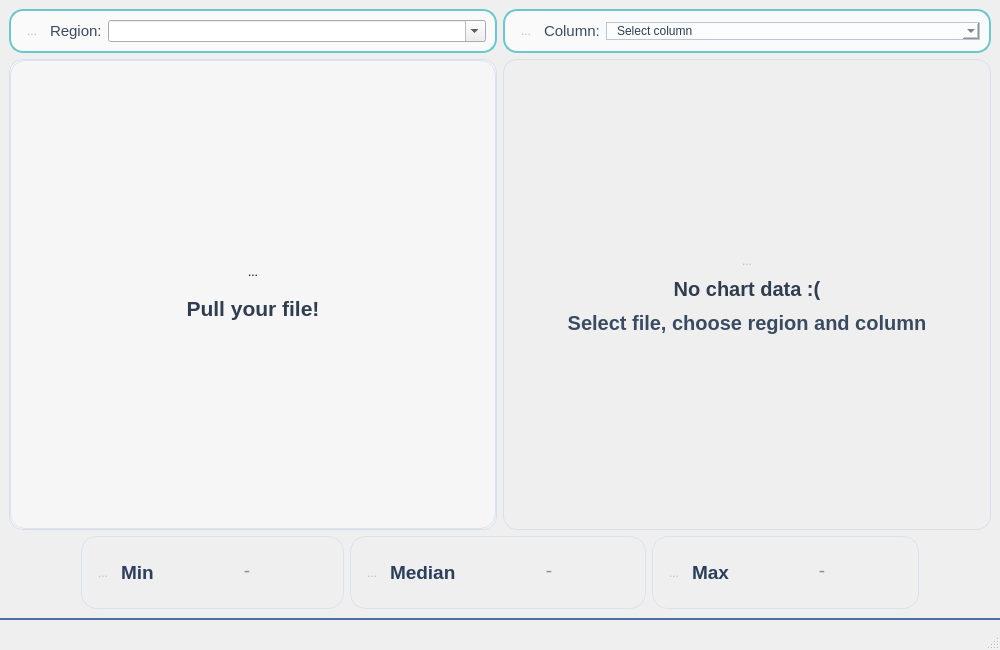
<?xml version="1.0" encoding="UTF-8"?>
<ui version="4.0">
 <class>MainWindow</class>
 <widget class="QMainWindow" name="MainWindow">
  <property name="geometry">
   <rect>
    <x>0</x>
    <y>0</y>
    <width>1000</width>
    <height>650</height>
   </rect>
  </property>
  <property name="sizePolicy">
   <sizepolicy hsizetype="Preferred" vsizetype="Preferred">
    <horstretch>0</horstretch>
    <verstretch>0</verstretch>
   </sizepolicy>
  </property>
  <property name="minimumSize">
   <size>
    <width>1000</width>
    <height>650</height>
   </size>
  </property>
  <property name="font">
   <font>
    <family>Segoe UI</family>
    <pointsize>9</pointsize>
   </font>
  </property>
  <property name="windowTitle">
   <string>MainWindow</string>
  </property>
  <property name="styleSheet">
   <string notr="true">QMainWindow, QWidget#centralwidget {
    background: qlineargradient(x1:0, y1:0, x2:1, y2:1,
                                stop:0 #f3f6fb, stop:0.55 #eef3fb, stop:1 #f4f0f6);
    color: #253246;
}

QMenuBar {
    background: transparent;
    border: none;
}

QFrame#regionFrame, QFrame#columnFrame {
    background: rgba(255,255,255,0.7);
    border: 2px solid #6ac8cc;
    border-radius: 14px;
}

QLabel#regionText, QLabel#columnLabel {
    color: #3a4b61;
}

QComboBox#regionComboBox,
QComboBox#columnComboBox {
    background: rgba(255,255,255,0.65);
    border: 1px solid #b8c8db;
    padding: 0 10px;
    color: #2a3d54;

}
QComboBox#regionComboBox:focus,
QComboBox#columnComboBox:focus {
    border: 2px solid #5cc7cb;
    background: #ffffff;
}


QPushButton#loadDataButton {
    color: #ffffff;
    border: none;
    border-radius: 14px;
    padding: 8px 16px;
}
QPushButton#loadDataButton {
    background: qlineargradient(x1:0, y1:0, x2:1, y2:0,
                                stop:0 #17c2c2, stop:1 #0fa8ba);
}
QPushButton#loadDataButton:hover { background: #10b5bf; }
QPushButton#loadDataButton:pressed { background: #0d99a8; }
QPushButton#loadDataButton:disabled {
    background: #cfd4dd;
    color: #f6f7f9;
}

QStackedWidget#contentStackedWidget {
    background: rgba(255,255,255,0.45);
    border: 1px solid #d8dfeb;
    border-radius: 14px;
}

QFrame#chartFrame {
    background: qlineargradient(x1:0, y1:0, x2:1, y2:1,
                                stop:0 #f4f8ff, stop:1 #f6f4fa);
    border: 1px solid #d8dfeb;
    border-radius: 14px;
}

QStackedWidget#ChartStackedWidget,
QWidget#chartEmptyPage,
QWidget#chartPage {
    background: transparent;
    border: none;
}

QLabel#chartLabel {
    background: transparent;
    border: none;
}

QLabel#chartEmptyTitleLabel {
    color: #2f3d50;
    font-family: &quot;Segoe UI&quot;;
    font-size: 20px;
    font-weight: 700;
}

QLabel#chartEmptyTextLabel {
    color: #3a4b61;
    font-family: &quot;Segoe UI&quot;;
    font-size: 20px;
    font-weight: 500;
    padding: 4px 28px;
}

QWidget#emptyPage {
    background: qlineargradient(x1:0, y1:0, x2:1, y2:1,
                                stop:0 #f4f8ff, stop:1 #f6f4fa);
    border: 1px solid #dbe3ef;
    border-radius: 16px;
}
QLabel#emptyPageText {
    color: #2f3d50;
    padding: 8px 24px;
}

QTableWidget#tableWidget {
    background: #f7f9fd;
    border: 1px solid #cfd8e6;
    border-radius: 10px;
    gridline-color: #d6dde8;
    alternate-background-color: #eef2f8;
    color: #273a54;
    selection-background-color: #dce9ff;
    selection-color: #273a54;
}

QHeaderView::section {
    background: #244ca6;
    color: #ffffff;
    border: none;
    border-right: 1px solid #6283cb;
    padding: 8px 6px;
}
QTableCornerButton::section {
    background: #244ca6;
    border: none;
}

QScrollBar:vertical, QScrollBar:horizontal {
    background: transparent;
    border: none;
    margin: 2px;
}
QScrollBar::handle:vertical, QScrollBar::handle:horizontal {
    background: #b8c6dd;
    border-radius: 6px;
    min-height: 24px;
    min-width: 24px;
}
QScrollBar::handle:vertical:hover, QScrollBar::handle:horizontal:hover {
    background: #9fb1cf;
}
QScrollBar::add-line, QScrollBar::sub-line,
QScrollBar::add-page, QScrollBar::sub-page {
    background: none;
    border: none;
}

QFrame#minFrame, QFrame#maxFrame, QFrame#medianFrame {
    background: qlineargradient(x1:0, y1:0, x2:1, y2:1,
                                stop:0 #f2f6fb, stop:1 #f7f4fb);
    border: 1px solid #d8e1ee;
    border-radius: 16px;
}

QLabel#minLabelText, QLabel#maxLabelText, QLabel#medianLabelText {
    color: #2b3f5d;
}

QLineEdit#minValueLineEdit,
QLineEdit#maxValueLineEdit,
QLineEdit#medianValueLineEdit {
    background: transparent;
    border: none;
    color: #172739;
    padding-bottom: 4px;
}
QLineEdit#minValueLineEdit:read-only,
QLineEdit#maxValueLineEdit:read-only,
QLineEdit#medianValueLineEdit:read-only {
    color: #1b2c42;
}

QStatusBar {
    background: qlineargradient(x1:0, y1:0, x2:1, y2:0,
                                stop:0 #1f2f46, stop:1 #223a5d);
    color: #ffffff;
    border-top: 2px solid #4d6ea6;
    min-height: 30px;
}
QStatusBar::item { border: none; }
QStatusBar QLabel {
    color: #ffffff;
    padding-left: 8px;
}
</string>
  </property>
  <property name="toolButtonStyle">
   <enum>Qt::ToolButtonStyle::ToolButtonFollowStyle</enum>
  </property>
  <widget class="QWidget" name="centralwidget">
   <property name="sizePolicy">
    <sizepolicy hsizetype="Preferred" vsizetype="Preferred">
     <horstretch>0</horstretch>
     <verstretch>0</verstretch>
    </sizepolicy>
   </property>
   <property name="minimumSize">
    <size>
     <width>0</width>
     <height>0</height>
    </size>
   </property>
   <layout class="QVBoxLayout" name="verticalLayout_9">
    <item>
     <layout class="QHBoxLayout" name="controlRowLayout" stretch="0,0">
      <item>
       <widget class="QFrame" name="regionFrame">
        <property name="sizePolicy">
         <sizepolicy hsizetype="Preferred" vsizetype="Preferred">
          <horstretch>0</horstretch>
          <verstretch>0</verstretch>
         </sizepolicy>
        </property>
        <property name="frameShape">
         <enum>QFrame::Shape::StyledPanel</enum>
        </property>
        <property name="frameShadow">
         <enum>QFrame::Shadow::Raised</enum>
        </property>
        <layout class="QHBoxLayout" name="horizontalLayout_2">
         <item>
          <widget class="QToolButton" name="icon">
           <property name="enabled">
            <bool>false</bool>
           </property>
           <property name="text">
            <string>...</string>
           </property>
           <property name="icon">
            <iconset>
             <normalon>:/icons/icons/region.svg</normalon>
            </iconset>
           </property>
           <property name="iconSize">
            <size>
             <width>22</width>
             <height>22</height>
            </size>
           </property>
           <property name="autoRaise">
            <bool>true</bool>
           </property>
          </widget>
         </item>
         <item>
          <widget class="QLabel" name="regionText">
           <property name="sizePolicy">
            <sizepolicy hsizetype="Fixed" vsizetype="Preferred">
             <horstretch>0</horstretch>
             <verstretch>0</verstretch>
            </sizepolicy>
           </property>
           <property name="font">
            <font>
             <pointsize>11</pointsize>
             <fontweight>DemiBold</fontweight>
            </font>
           </property>
           <property name="text">
            <string>Region:</string>
           </property>
          </widget>
         </item>
         <item>
          <widget class="QComboBox" name="regionComboBox">
           <property name="font">
            <font>
             <pointsize>9</pointsize>
            </font>
           </property>
           <property name="editable">
            <bool>true</bool>
           </property>
           <property name="maxVisibleItems">
            <number>12</number>
           </property>
           <property name="insertPolicy">
            <enum>QComboBox::InsertPolicy::NoInsert</enum>
           </property>
           <property name="placeholderText">
            <string>e.g. Republic of Adygea</string>
           </property>
           <property name="duplicatesEnabled">
            <bool>false</bool>
           </property>
          </widget>
         </item>
        </layout>
       </widget>
      </item>
      <item>
       <widget class="QFrame" name="columnFrame">
        <property name="frameShape">
         <enum>QFrame::Shape::StyledPanel</enum>
        </property>
        <property name="frameShadow">
         <enum>QFrame::Shadow::Raised</enum>
        </property>
        <layout class="QHBoxLayout" name="horizontalLayout_3">
         <item>
          <widget class="QToolButton" name="icon_3">
           <property name="enabled">
            <bool>false</bool>
           </property>
           <property name="text">
            <string>...</string>
           </property>
           <property name="icon">
            <iconset resource="resources.qrc">
             <normaloff>:/icons/icons/table.svg</normaloff>
             <normalon>:/icons/icons/table.svg</normalon>:/icons/icons/table.svg</iconset>
           </property>
           <property name="iconSize">
            <size>
             <width>35</width>
             <height>35</height>
            </size>
           </property>
           <property name="autoRaise">
            <bool>true</bool>
           </property>
          </widget>
         </item>
         <item>
          <widget class="QLabel" name="columnLabel">
           <property name="sizePolicy">
            <sizepolicy hsizetype="Fixed" vsizetype="Preferred">
             <horstretch>0</horstretch>
             <verstretch>0</verstretch>
            </sizepolicy>
           </property>
           <property name="font">
            <font>
             <pointsize>11</pointsize>
             <fontweight>DemiBold</fontweight>
            </font>
           </property>
           <property name="text">
            <string>Column:</string>
           </property>
          </widget>
         </item>
         <item>
          <widget class="QComboBox" name="columnComboBox">
           <property name="font">
            <font>
             <pointsize>9</pointsize>
            </font>
           </property>
           <property name="editable">
            <bool>false</bool>
           </property>
           <property name="maxVisibleItems">
            <number>12</number>
           </property>
           <property name="insertPolicy">
            <enum>QComboBox::InsertPolicy::NoInsert</enum>
           </property>
           <property name="placeholderText">
            <string>Select column</string>
           </property>
           <property name="duplicatesEnabled">
            <bool>false</bool>
           </property>
          </widget>
         </item>
        </layout>
       </widget>
      </item>
     </layout>
    </item>
    <item>
     <layout class="QHBoxLayout" name="horizontalLayout_7" stretch="0,0">
      <item>
       <widget class="QStackedWidget" name="contentStackedWidget">
        <property name="sizePolicy">
         <sizepolicy hsizetype="Expanding" vsizetype="Expanding">
          <horstretch>0</horstretch>
          <verstretch>0</verstretch>
         </sizepolicy>
        </property>
        <property name="acceptDrops">
         <bool>true</bool>
        </property>
        <property name="currentIndex">
         <number>0</number>
        </property>
        <widget class="QWidget" name="emptyPage">
         <property name="acceptDrops">
          <bool>true</bool>
         </property>
         <layout class="QVBoxLayout" name="verticalLayout">
          <item>
           <spacer name="verticalSpacer">
            <property name="orientation">
             <enum>Qt::Orientation::Vertical</enum>
            </property>
            <property name="sizeHint" stdset="0">
             <size>
              <width>20</width>
              <height>40</height>
             </size>
            </property>
           </spacer>
          </item>
          <item alignment="Qt::AlignmentFlag::AlignHCenter">
           <widget class="QToolButton" name="icon_4">
            <property name="enabled">
             <bool>true</bool>
            </property>
            <property name="sizePolicy">
             <sizepolicy hsizetype="Preferred" vsizetype="Preferred">
              <horstretch>0</horstretch>
              <verstretch>0</verstretch>
             </sizepolicy>
            </property>
            <property name="font">
             <font>
              <pointsize>9</pointsize>
             </font>
            </property>
            <property name="acceptDrops">
             <bool>true</bool>
            </property>
            <property name="text">
             <string>...</string>
            </property>
            <property name="icon">
             <iconset resource="resources.qrc">
              <normaloff>:/icons/icons/downloadFile.svg</normaloff>
              <normalon>:/icons/icons/downloadFile.svg</normalon>:/icons/icons/downloadFile.svg</iconset>
            </property>
            <property name="iconSize">
             <size>
              <width>75</width>
              <height>75</height>
             </size>
            </property>
            <property name="autoRaise">
             <bool>true</bool>
            </property>
           </widget>
          </item>
          <item>
           <widget class="QLabel" name="emptyPageText">
            <property name="font">
             <font>
              <pointsize>16</pointsize>
              <bold>true</bold>
             </font>
            </property>
            <property name="acceptDrops">
             <bool>true</bool>
            </property>
            <property name="text">
             <string>Pull your file!</string>
            </property>
            <property name="alignment">
             <set>Qt::AlignmentFlag::AlignCenter</set>
            </property>
            <property name="wordWrap">
             <bool>true</bool>
            </property>
           </widget>
          </item>
          <item>
           <spacer name="verticalSpacer_2">
            <property name="orientation">
             <enum>Qt::Orientation::Vertical</enum>
            </property>
            <property name="sizeHint" stdset="0">
             <size>
              <width>20</width>
              <height>40</height>
             </size>
            </property>
           </spacer>
          </item>
         </layout>
        </widget>
        <widget class="QWidget" name="tablePage">
         <property name="acceptDrops">
          <bool>true</bool>
         </property>
         <layout class="QVBoxLayout" name="verticalLayout_2">
          <item>
           <widget class="QTableWidget" name="tableWidget">
            <property name="font">
             <font>
              <pointsize>10</pointsize>
             </font>
            </property>
            <property name="focusPolicy">
             <enum>Qt::FocusPolicy::NoFocus</enum>
            </property>
            <property name="acceptDrops">
             <bool>true</bool>
            </property>
            <property name="editTriggers">
             <set>QAbstractItemView::EditTrigger::NoEditTriggers</set>
            </property>
            <property name="alternatingRowColors">
             <bool>true</bool>
            </property>
            <property name="selectionMode">
             <enum>QAbstractItemView::SelectionMode::NoSelection</enum>
            </property>
            <property name="selectionBehavior">
             <enum>QAbstractItemView::SelectionBehavior::SelectItems</enum>
            </property>
            <property name="showGrid">
             <bool>true</bool>
            </property>
            <property name="wordWrap">
             <bool>false</bool>
            </property>
            <property name="cornerButtonEnabled">
             <bool>false</bool>
            </property>
            <property name="columnCount">
             <number>7</number>
            </property>
            <attribute name="horizontalHeaderCascadingSectionResizes">
             <bool>false</bool>
            </attribute>
            <attribute name="horizontalHeaderStretchLastSection">
             <bool>true</bool>
            </attribute>
            <attribute name="verticalHeaderVisible">
             <bool>false</bool>
            </attribute>
            <column/>
            <column/>
            <column/>
            <column/>
            <column/>
            <column/>
            <column/>
           </widget>
          </item>
         </layout>
        </widget>
       </widget>
      </item>
      <item>
       <widget class="QFrame" name="chartFrame">
        <property name="frameShape">
         <enum>QFrame::Shape::StyledPanel</enum>
        </property>
        <property name="frameShadow">
         <enum>QFrame::Shadow::Raised</enum>
        </property>
        <layout class="QVBoxLayout" name="verticalLayout_8">
         <item>
          <widget class="QStackedWidget" name="ChartStackedWidget">
           <property name="currentIndex">
            <number>0</number>
           </property>
           <widget class="QWidget" name="chartEmptyPage">
            <layout class="QVBoxLayout" name="verticalLayout_6">
             <item>
              <spacer name="verticalSpacer_3">
               <property name="orientation">
                <enum>Qt::Orientation::Vertical</enum>
               </property>
               <property name="sizeHint" stdset="0">
                <size>
                 <width>20</width>
                 <height>40</height>
                </size>
               </property>
              </spacer>
             </item>
             <item alignment="Qt::AlignmentFlag::AlignHCenter">
              <widget class="QToolButton" name="icon_9">
               <property name="enabled">
                <bool>false</bool>
               </property>
               <property name="sizePolicy">
                <sizepolicy hsizetype="Fixed" vsizetype="Fixed">
                 <horstretch>0</horstretch>
                 <verstretch>0</verstretch>
                </sizepolicy>
               </property>
               <property name="font">
                <font>
                 <pointsize>9</pointsize>
                </font>
               </property>
               <property name="acceptDrops">
                <bool>true</bool>
               </property>
               <property name="text">
                <string>...</string>
               </property>
               <property name="icon">
                <iconset resource="resources.qrc">
                 <normaloff>:/icons/icons/no_chart.png</normaloff>:/icons/icons/no_chart.png</iconset>
               </property>
               <property name="iconSize">
                <size>
                 <width>187</width>
                 <height>197</height>
                </size>
               </property>
               <property name="autoRaise">
                <bool>true</bool>
               </property>
              </widget>
             </item>
             <item>
              <widget class="QLabel" name="chartEmptyTitleLabel">
               <property name="font">
                <font>
                 <family>Segoe UI</family>
                 <pointsize>-1</pointsize>
                 <bold>true</bold>
                </font>
               </property>
               <property name="text">
                <string>No chart data :(</string>
               </property>
               <property name="alignment">
                <set>Qt::AlignmentFlag::AlignCenter</set>
               </property>
              </widget>
             </item>
             <item>
              <widget class="QLabel" name="chartEmptyTextLabel">
               <property name="sizePolicy">
                <sizepolicy hsizetype="Preferred" vsizetype="Preferred">
                 <horstretch>0</horstretch>
                 <verstretch>0</verstretch>
                </sizepolicy>
               </property>
               <property name="font">
                <font>
                 <family>Segoe UI</family>
                 <pointsize>-1</pointsize>
                 <fontweight>Medium</fontweight>
                </font>
               </property>
               <property name="text">
                <string>Select file, choose region and column</string>
               </property>
               <property name="alignment">
                <set>Qt::AlignmentFlag::AlignCenter</set>
               </property>
               <property name="wordWrap">
                <bool>true</bool>
               </property>
              </widget>
             </item>
             <item>
              <spacer name="verticalSpacer_4">
               <property name="orientation">
                <enum>Qt::Orientation::Vertical</enum>
               </property>
               <property name="sizeHint" stdset="0">
                <size>
                 <width>20</width>
                 <height>40</height>
                </size>
               </property>
              </spacer>
             </item>
            </layout>
           </widget>
           <widget class="QWidget" name="chartPage">
            <layout class="QVBoxLayout" name="verticalLayout_7">
             <item>
              <widget class="QLabel" name="chartLabel">
               <property name="sizePolicy">
                <sizepolicy hsizetype="Expanding" vsizetype="Expanding">
                 <horstretch>0</horstretch>
                 <verstretch>0</verstretch>
                </sizepolicy>
               </property>
               <property name="minimumSize">
                <size>
                 <width>440</width>
                 <height>320</height>
                </size>
               </property>
               <property name="maximumSize">
                <size>
                 <width>16777215</width>
                 <height>16777215</height>
                </size>
               </property>
               <property name="text">
                <string>TextLabel</string>
               </property>
               <property name="alignment">
                <set>Qt::AlignmentFlag::AlignCenter</set>
               </property>
              </widget>
             </item>
            </layout>
           </widget>
          </widget>
         </item>
        </layout>
       </widget>
      </item>
     </layout>
    </item>
    <item>
     <layout class="QHBoxLayout" name="bottomRowLayout">
      <item>
       <spacer name="horizontalSpacer_3">
        <property name="orientation">
         <enum>Qt::Orientation::Horizontal</enum>
        </property>
        <property name="sizeHint" stdset="0">
         <size>
          <width>40</width>
          <height>20</height>
         </size>
        </property>
       </spacer>
      </item>
      <item>
       <widget class="QFrame" name="minFrame">
        <property name="sizePolicy">
         <sizepolicy hsizetype="Fixed" vsizetype="Fixed">
          <horstretch>0</horstretch>
          <verstretch>0</verstretch>
         </sizepolicy>
        </property>
        <property name="minimumSize">
         <size>
          <width>200</width>
          <height>73</height>
         </size>
        </property>
        <property name="frameShape">
         <enum>QFrame::Shape::StyledPanel</enum>
        </property>
        <property name="frameShadow">
         <enum>QFrame::Shadow::Raised</enum>
        </property>
        <layout class="QHBoxLayout" name="horizontalLayout_8">
         <item>
          <layout class="QHBoxLayout" name="horizontalLayout_4">
           <item>
            <widget class="QToolButton" name="icon_5">
             <property name="enabled">
              <bool>false</bool>
             </property>
             <property name="text">
              <string>...</string>
             </property>
             <property name="icon">
              <iconset>
               <normalon>:/icons/icons/min.svg</normalon>
              </iconset>
             </property>
             <property name="iconSize">
              <size>
               <width>25</width>
               <height>25</height>
              </size>
             </property>
             <property name="autoRaise">
              <bool>true</bool>
             </property>
            </widget>
           </item>
           <item>
            <widget class="QLabel" name="minLabelText">
             <property name="sizePolicy">
              <sizepolicy hsizetype="Expanding" vsizetype="Fixed">
               <horstretch>0</horstretch>
               <verstretch>0</verstretch>
              </sizepolicy>
             </property>
             <property name="font">
              <font>
               <pointsize>14</pointsize>
               <bold>true</bold>
              </font>
             </property>
             <property name="text">
              <string>Min</string>
             </property>
             <property name="alignment">
              <set>Qt::AlignmentFlag::AlignLeading|Qt::AlignmentFlag::AlignLeft|Qt::AlignmentFlag::AlignVCenter</set>
             </property>
            </widget>
           </item>
          </layout>
         </item>
         <item>
          <widget class="QLineEdit" name="minValueLineEdit">
           <property name="minimumSize">
            <size>
             <width>0</width>
             <height>40</height>
            </size>
           </property>
           <property name="font">
            <font>
             <pointsize>14</pointsize>
             <fontweight>ExtraBold</fontweight>
            </font>
           </property>
           <property name="alignment">
            <set>Qt::AlignmentFlag::AlignCenter</set>
           </property>
           <property name="readOnly">
            <bool>true</bool>
           </property>
           <property name="placeholderText">
            <string>-</string>
           </property>
          </widget>
         </item>
        </layout>
       </widget>
      </item>
      <item>
       <widget class="QFrame" name="medianFrame">
        <property name="sizePolicy">
         <sizepolicy hsizetype="Fixed" vsizetype="Fixed">
          <horstretch>0</horstretch>
          <verstretch>0</verstretch>
         </sizepolicy>
        </property>
        <property name="minimumSize">
         <size>
          <width>200</width>
          <height>73</height>
         </size>
        </property>
        <property name="frameShape">
         <enum>QFrame::Shape::StyledPanel</enum>
        </property>
        <property name="frameShadow">
         <enum>QFrame::Shadow::Raised</enum>
        </property>
        <layout class="QHBoxLayout" name="horizontalLayout_9">
         <item>
          <layout class="QHBoxLayout" name="horizontalLayout_6">
           <item>
            <widget class="QToolButton" name="icon_6">
             <property name="enabled">
              <bool>false</bool>
             </property>
             <property name="text">
              <string>...</string>
             </property>
             <property name="icon">
              <iconset>
               <normalon>:/icons/icons/median.svg</normalon>
              </iconset>
             </property>
             <property name="iconSize">
              <size>
               <width>22</width>
               <height>22</height>
              </size>
             </property>
             <property name="autoRaise">
              <bool>true</bool>
             </property>
            </widget>
           </item>
           <item>
            <widget class="QLabel" name="medianLabelText">
             <property name="sizePolicy">
              <sizepolicy hsizetype="Expanding" vsizetype="Fixed">
               <horstretch>0</horstretch>
               <verstretch>0</verstretch>
              </sizepolicy>
             </property>
             <property name="font">
              <font>
               <pointsize>14</pointsize>
               <bold>true</bold>
              </font>
             </property>
             <property name="text">
              <string>Median</string>
             </property>
             <property name="alignment">
              <set>Qt::AlignmentFlag::AlignLeading|Qt::AlignmentFlag::AlignLeft|Qt::AlignmentFlag::AlignVCenter</set>
             </property>
            </widget>
           </item>
          </layout>
         </item>
         <item>
          <widget class="QLineEdit" name="medianValueLineEdit">
           <property name="minimumSize">
            <size>
             <width>0</width>
             <height>40</height>
            </size>
           </property>
           <property name="font">
            <font>
             <pointsize>14</pointsize>
             <fontweight>ExtraBold</fontweight>
            </font>
           </property>
           <property name="alignment">
            <set>Qt::AlignmentFlag::AlignCenter</set>
           </property>
           <property name="readOnly">
            <bool>true</bool>
           </property>
           <property name="placeholderText">
            <string>-</string>
           </property>
          </widget>
         </item>
        </layout>
       </widget>
      </item>
      <item>
       <widget class="QFrame" name="maxFrame">
        <property name="sizePolicy">
         <sizepolicy hsizetype="Fixed" vsizetype="Fixed">
          <horstretch>0</horstretch>
          <verstretch>0</verstretch>
         </sizepolicy>
        </property>
        <property name="minimumSize">
         <size>
          <width>200</width>
          <height>73</height>
         </size>
        </property>
        <property name="frameShape">
         <enum>QFrame::Shape::StyledPanel</enum>
        </property>
        <property name="frameShadow">
         <enum>QFrame::Shadow::Raised</enum>
        </property>
        <layout class="QHBoxLayout" name="horizontalLayout_10">
         <item>
          <layout class="QHBoxLayout" name="horizontalLayout_5">
           <item>
            <widget class="QToolButton" name="icon_8">
             <property name="enabled">
              <bool>false</bool>
             </property>
             <property name="text">
              <string>...</string>
             </property>
             <property name="icon">
              <iconset>
               <normalon>:/icons/icons/max.svg</normalon>
              </iconset>
             </property>
             <property name="iconSize">
              <size>
               <width>25</width>
               <height>25</height>
              </size>
             </property>
             <property name="autoRaise">
              <bool>true</bool>
             </property>
            </widget>
           </item>
           <item>
            <widget class="QLabel" name="maxLabelText">
             <property name="sizePolicy">
              <sizepolicy hsizetype="Expanding" vsizetype="Fixed">
               <horstretch>0</horstretch>
               <verstretch>0</verstretch>
              </sizepolicy>
             </property>
             <property name="font">
              <font>
               <pointsize>14</pointsize>
               <bold>true</bold>
              </font>
             </property>
             <property name="text">
              <string>Max</string>
             </property>
             <property name="alignment">
              <set>Qt::AlignmentFlag::AlignLeading|Qt::AlignmentFlag::AlignLeft|Qt::AlignmentFlag::AlignVCenter</set>
             </property>
            </widget>
           </item>
          </layout>
         </item>
         <item>
          <widget class="QLineEdit" name="maxValueLineEdit">
           <property name="minimumSize">
            <size>
             <width>0</width>
             <height>40</height>
            </size>
           </property>
           <property name="font">
            <font>
             <pointsize>14</pointsize>
             <fontweight>ExtraBold</fontweight>
            </font>
           </property>
           <property name="alignment">
            <set>Qt::AlignmentFlag::AlignCenter</set>
           </property>
           <property name="readOnly">
            <bool>true</bool>
           </property>
           <property name="placeholderText">
            <string>-</string>
           </property>
          </widget>
         </item>
        </layout>
       </widget>
      </item>
      <item>
       <spacer name="horizontalSpacer_2">
        <property name="orientation">
         <enum>Qt::Orientation::Horizontal</enum>
        </property>
        <property name="sizeHint" stdset="0">
         <size>
          <width>40</width>
          <height>20</height>
         </size>
        </property>
       </spacer>
      </item>
     </layout>
    </item>
   </layout>
  </widget>
  <widget class="QMenuBar" name="menubar">
   <property name="geometry">
    <rect>
     <x>0</x>
     <y>0</y>
     <width>1000</width>
     <height>24</height>
    </rect>
   </property>
  </widget>
  <widget class="QStatusBar" name="statusbar"/>
 </widget>
 <resources>
  <include location="resources.qrc"/>
 </resources>
 <connections/>
</ui>
